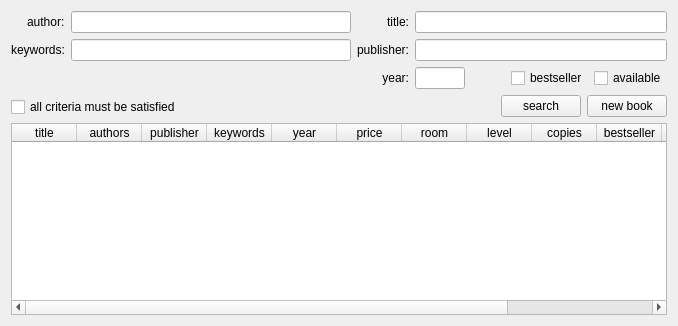
     <widget class="QWidget" name="tab_books">
      <attribute name="title">
       <string>books</string>
      </attribute>
      <layout class="QVBoxLayout" name="verticalLayout_28">
       <item>
        <layout class="QHBoxLayout" name="horizontalLayout_10">
         <item>
          <layout class="QVBoxLayout" name="verticalLayout_10">
           <item>
            <layout class="QFormLayout" name="formLayout_5">
             <property name="fieldGrowthPolicy">
              <enum>QFormLayout::AllNonFixedFieldsGrow</enum>
             </property>
             <property name="labelAlignment">
              <set>Qt::AlignRight|Qt::AlignTrailing|Qt::AlignVCenter</set>
             </property>
             <item row="0" column="0">
              <widget class="QLabel" name="label_21">
               <property name="text">
                <string>author:</string>
               </property>
              </widget>
             </item>
             <item row="0" column="1">
              <widget class="QLineEdit" name="line_authors_books">
               <property name="sizePolicy">
                <sizepolicy hsizetype="Expanding" vsizetype="Fixed">
                 <horstretch>0</horstretch>
                 <verstretch>0</verstretch>
                </sizepolicy>
               </property>
               <property name="minimumSize">
                <size>
                 <width>280</width>
                 <height>0</height>
                </size>
               </property>
              </widget>
             </item>
             <item row="1" column="0">
              <widget class="QLabel" name="label_24">
               <property name="text">
                <string>keywords:</string>
               </property>
              </widget>
             </item>
             <item row="1" column="1">
              <widget class="QLineEdit" name="line_keywords_books">
               <property name="minimumSize">
                <size>
                 <width>280</width>
                 <height>0</height>
                </size>
               </property>
              </widget>
             </item>
            </layout>
           </item>
           <item>
            <widget class="QCheckBox" name="checkbox_criteria_books">
             <property name="text">
              <string>all criteria must be satisfied</string>
             </property>
            </widget>
           </item>
          </layout>
         </item>
         <item>
          <layout class="QVBoxLayout" name="verticalLayout_9">
           <item>
            <layout class="QHBoxLayout" name="horizontalLayout_9">
             <item>
              <layout class="QVBoxLayout" name="verticalLayout_7">
               <item>
                <widget class="QLabel" name="label_22">
                 <property name="text">
                  <string>title:</string>
                 </property>
                 <property name="alignment">
                  <set>Qt::AlignRight|Qt::AlignTrailing|Qt::AlignVCenter</set>
                 </property>
                </widget>
               </item>
               <item>
                <widget class="QLabel" name="label_23">
                 <property name="text">
                  <string>publisher:</string>
                 </property>
                 <property name="alignment">
                  <set>Qt::AlignRight|Qt::AlignTrailing|Qt::AlignVCenter</set>
                 </property>
                </widget>
               </item>
               <item>
                <widget class="QLabel" name="label_20">
                 <property name="text">
                  <string>year:</string>
                 </property>
                 <property name="alignment">
                  <set>Qt::AlignRight|Qt::AlignTrailing|Qt::AlignVCenter</set>
                 </property>
                </widget>
               </item>
              </layout>
             </item>
             <item>
              <layout class="QVBoxLayout" name="verticalLayout_8">
               <item>
                <widget class="QLineEdit" name="line_title_books"/>
               </item>
               <item>
                <widget class="QLineEdit" name="line_publisher_books"/>
               </item>
               <item>
                <layout class="QHBoxLayout" name="horizontalLayout_7">
                 <item>
                  <widget class="QLineEdit" name="line_year_books">
                   <property name="sizePolicy">
                    <sizepolicy hsizetype="Fixed" vsizetype="Fixed">
                     <horstretch>0</horstretch>
                     <verstretch>0</verstretch>
                    </sizepolicy>
                   </property>
                   <property name="minimumSize">
                    <size>
                     <width>50</width>
                     <height>0</height>
                    </size>
                   </property>
                   <property name="maximumSize">
                    <size>
                     <width>50</width>
                     <height>16777215</height>
                    </size>
                   </property>
                   <property name="inputMask">
                    <string/>
                   </property>
                   <property name="text">
                    <string/>
                   </property>
                  </widget>
                 </item>
                 <item>
                  <spacer name="horizontalSpacer_4">
                   <property name="orientation">
                    <enum>Qt::Horizontal</enum>
                   </property>
                   <property name="sizeHint" stdset="0">
                    <size>
                     <width>40</width>
                     <height>20</height>
                    </size>
                   </property>
                  </spacer>
                 </item>
                 <item>
                  <layout class="QHBoxLayout" name="horizontalLayout_6">
                   <item>
                    <widget class="QCheckBox" name="checkbox_bestseller_books">
                     <property name="text">
                      <string>bestseller</string>
                     </property>
                    </widget>
                   </item>
                   <item>
                    <widget class="QCheckBox" name="checkbox_available_books">
                     <property name="text">
                      <string>available</string>
                     </property>
                    </widget>
                   </item>
                  </layout>
                 </item>
                </layout>
               </item>
              </layout>
             </item>
            </layout>
           </item>
           <item>
            <layout class="QHBoxLayout" name="horizontalLayout_8">
             <item>
              <spacer name="horizontalSpacer_5">
               <property name="orientation">
                <enum>Qt::Horizontal</enum>
               </property>
               <property name="sizeHint" stdset="0">
                <size>
                 <width>40</width>
                 <height>20</height>
                </size>
               </property>
              </spacer>
             </item>
             <item>
              <widget class="QPushButton" name="button_search_books">
               <property name="text">
                <string>search</string>
               </property>
              </widget>
             </item>
             <item>
              <widget class="QPushButton" name="button_new_book">
               <property name="text">
                <string>new book</string>
               </property>
              </widget>
             </item>
            </layout>
           </item>
          </layout>
         </item>
        </layout>
       </item>
       <item>
        <widget class="QTableWidget" name="table_search_books">
         <property name="sizePolicy">
          <sizepolicy hsizetype="Expanding" vsizetype="Expanding">
           <horstretch>0</horstretch>
           <verstretch>0</verstretch>
          </sizepolicy>
         </property>
         <property name="sizeAdjustPolicy">
          <enum>QAbstractScrollArea::AdjustIgnored</enum>
         </property>
         <attribute name="horizontalHeaderCascadingSectionResizes">
          <bool>false</bool>
         </attribute>
         <attribute name="horizontalHeaderDefaultSectionSize">
          <number>65</number>
         </attribute>
         <attribute name="horizontalHeaderStretchLastSection">
          <bool>false</bool>
         </attribute>
         <attribute name="verticalHeaderCascadingSectionResizes">
          <bool>false</bool>
         </attribute>
         <attribute name="verticalHeaderStretchLastSection">
          <bool>false</bool>
         </attribute>
         <column>
          <property name="text">
           <string>title</string>
          </property>
         </column>
         <column>
          <property name="text">
           <string>authors</string>
          </property>
         </column>
         <column>
          <property name="text">
           <string>publisher</string>
          </property>
         </column>
         <column>
          <property name="text">
           <string>keywords</string>
          </property>
         </column>
         <column>
          <property name="text">
           <string>year</string>
          </property>
         </column>
         <column>
          <property name="text">
           <string>price</string>
          </property>
         </column>
         <column>
          <property name="text">
           <string>room</string>
          </property>
         </column>
         <column>
          <property name="text">
           <string>level</string>
          </property>
         </column>
         <column>
          <property name="text">
           <string>copies</string>
          </property>
         </column>
         <column>
          <property name="text">
           <string>bestseller</string>
          </property>
         </column>
         <column>
          <property name="text">
           <string>reference</string>
          </property>
         </column>
         <column>
          <property name="text">
           <string>modify</string>
          </property>
         </column>
         <column>
          <property name="text">
           <string>delete</string>
          </property>
         </column>
        </widget>
       </item>
      </layout>
     </widget>
